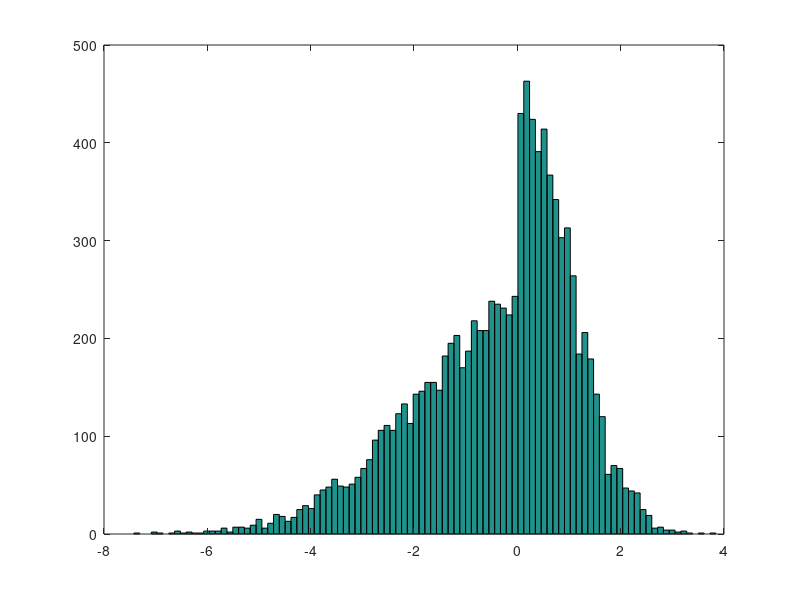

Write the MATLAB code that produced this figure.
N = 10000;
sigma1 = 1;
sigma2 = 2;
% sample membership
memb = randsample(0:1,N,true,[0.5 0.5])';
eps = abs(randn(N,1));
eps1 = sigma1.*eps;
eps2 = -sigma2.*eps;
hist([eps1,eps2])
eps = memb.*eps1 + (1-memb).*eps2;
hist(eps,100)

% simple AR(1)
rho = 0.8;
y = zeros(N,1);
y(1,1) = eps(1,1);
for ii = 2:N
    y(ii,1) = rho*y(ii-1,1) + eps(ii);
end